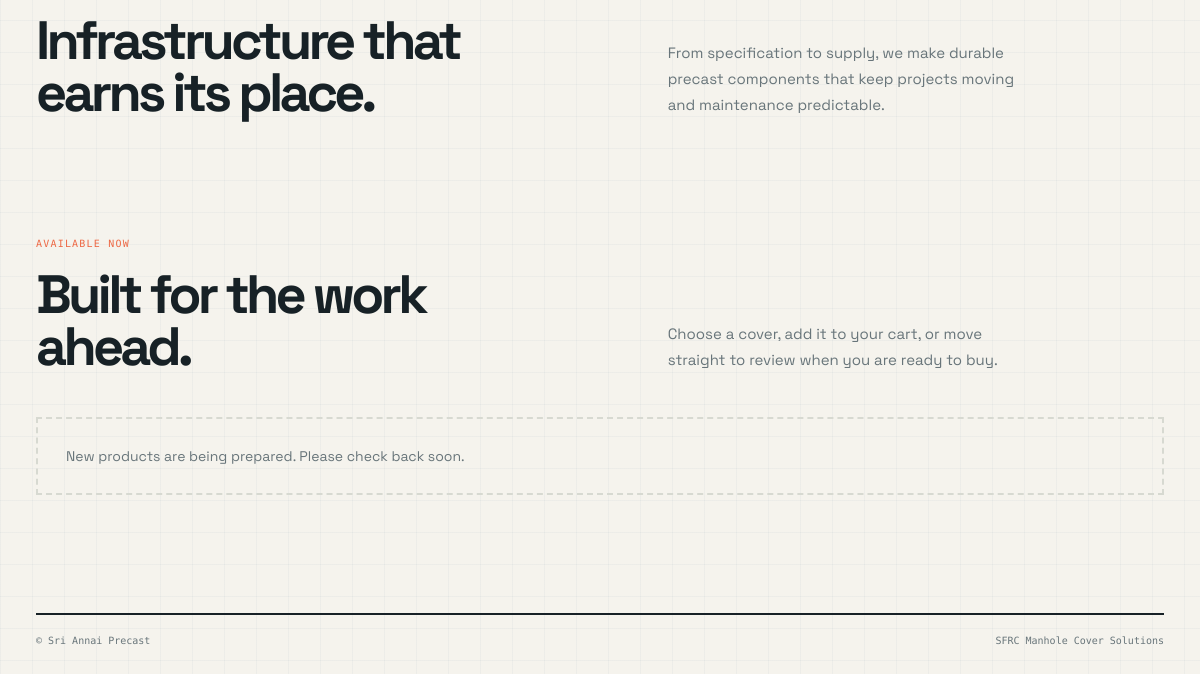
The app's page / (lower part), older data.
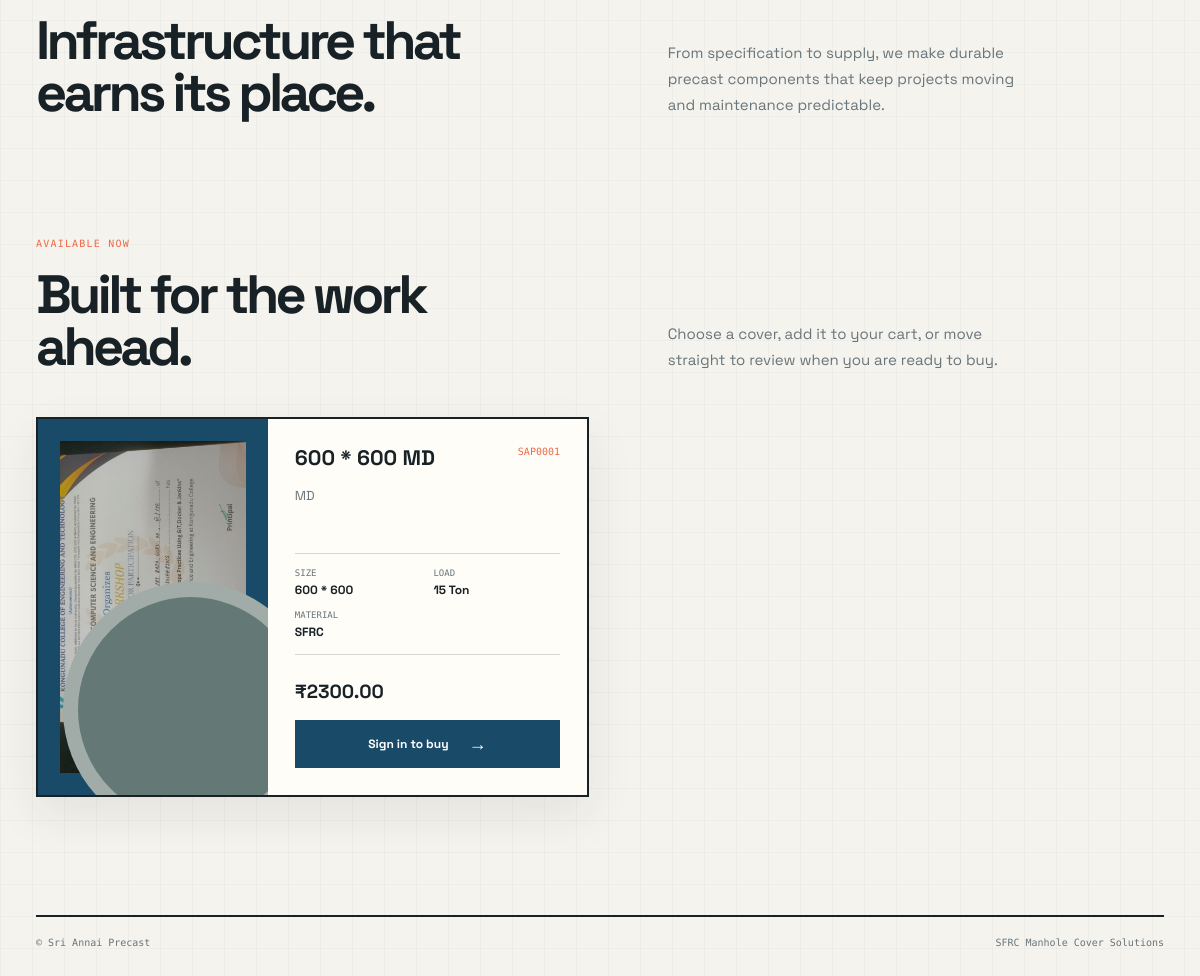
The same page, newer data.
### product/models.py (models this page shows, shortened)
class Product(models.Model):
    name = models.CharField(
        max_length=200
    )
    product_code = models.CharField(
        max_length=50,
        unique=True
    )
    description = models.TextField(
        blank=True
    )
    size = models.CharField(
        max_length=100,
        blank=True
    )
    load_capacity = models.CharField(
        max_length=100,
        blank=True
    )
    material = models.CharField(
        max_length=100,
        default="SFRC"
    )
    price = models.DecimalField(
        max_digits=10,
        decimal_places=2,
        null=True,
        blank=True
    )
    image = models.ImageField(
        upload_to='products/',
        blank=True,
        null=True
    )
    stock = models.PositiveIntegerField(
        default=0
    )
    is_available = models.BooleanField(
        default=True
    )
    created_at = models.DateTimeField(
        auto_now_add=True
    )
    updated_at = models.DateTimeField(
        auto_now=True
    )

### config/views.py (the view)
# urls.py: 2. Add a URL to urlpatterns:  path('', views.home, name='home')
def home(request):
    products = Product.objects.filter(
        is_available=True
    ).order_by('-created_at')
    return render(
        request,
        'home.html',
        {
            'products': products,
        }
    )

### templates/home.html (shortened to what the changed rows need)
{% load static %}
<!DOCTYPE html>
<html lang="en">
<head>
    <link rel="stylesheet" href="{% static 'home.css' %}">
</head>
<body>
    <main>
        <section class="solutions" id="solutions">
            <div>
                <h2>Infrastructure that earns its place.</h2>
            </div>
        </section>
        <section class="product-showcase" id="products">
            <div class="section-heading">
                <div>
                    <h2>Built for the work ahead.</h2>
                </div>
                <p>Choose a cover, add it to your cart, or move straight to review when you are ready to buy.</p>
            </div>
            {% if products %}
                <div class="product-grid">
                    {% for product in products %}
                        <article class="product-card">
                            <div class="product-image">
                                <a href="{% url 'product:detail' product.id %}" aria-label="View {{ product.name }} details">
                                    {% if product.image %}
                                        <img src="{{ product.image.url }}" alt="{{ product.name }}">
                                    {% else %}
                                        <span>{{ product.material|default:'SFRC' }}</span>
                                        <strong>{{ product.product_code }}</strong>
                                    {% endif %}
                                </a>
                            </div>
                            <div class="product-card-body">
                                <div class="product-card-title">
                                    <h3><a href="{% url 'product:detail' product.id %}">{{ product.name }}</a></h3>
                                    <span>{{ product.product_code }}</span>
                                </div>
                                <p>{{ product.description|default:'Reliable precast performance for demanding access points.' }}</p>
                                <dl class="product-specs">
                                    {% if product.size %}<div><dt>Size</dt><dd>{{ product.size }}</dd></div>{% endif %}
                                    {% if product.load_capacity %}<div><dt>Load</dt><dd>{{ product.load_capacity }}</dd></div>{% endif %}
                                    <div><dt>Material</dt><dd>{{ product.material }}</dd></div>
                                </dl>
                                <div class="product-purchase">
                                    <strong>{% if product.price %}₹{{ product.price|floatformat:2 }}{% else %}Price on request{% endif %}</strong>
                                    {% if user.is_authenticated %}
                                        <div class="product-actions">
                                            <form method="post" action="{% url 'cart:add' product.id %}">
                                                {% csrf_token %}
                                                <button class="button button-secondary" type="submit">Add to cart</button>
                                            </form>
                                            <form method="post" action="{% url 'cart:buy_now' product.id %}">
                                                {% csrf_token %}
                                                <button class="button button-primary" type="submit">Buy now <span aria-hidden="true">&#8594;</span></button>
                                            </form>
                                        </div>
                                    {% else %}
                                        <a class="button button-primary" href="{% url 'login' %}?next={% url 'home' %}#products">Sign in to buy <span aria-hidden="true">&#8594;</span></a>
                                    {% endif %}
                                </div>
                            </div>
                        </article>
                    {% endfor %}
                </div>
            {% else %}
                <div class="empty-products">New products are being prepared. Please check back soon.</div>
            {% endif %}
        </section>
    </main>
</body>
</html>

Row changes from the older to the newer data that the page shows:
added Product: image (picture), name "600 * 600 MD", product_code "SAP0001", description "MD", size "600 * 600", load_capacity "15 Ton", material "SFRC", price "2300.00"
Text that changed along with them:
text no longer shown: "New products are being prepared. Please check back soon."
